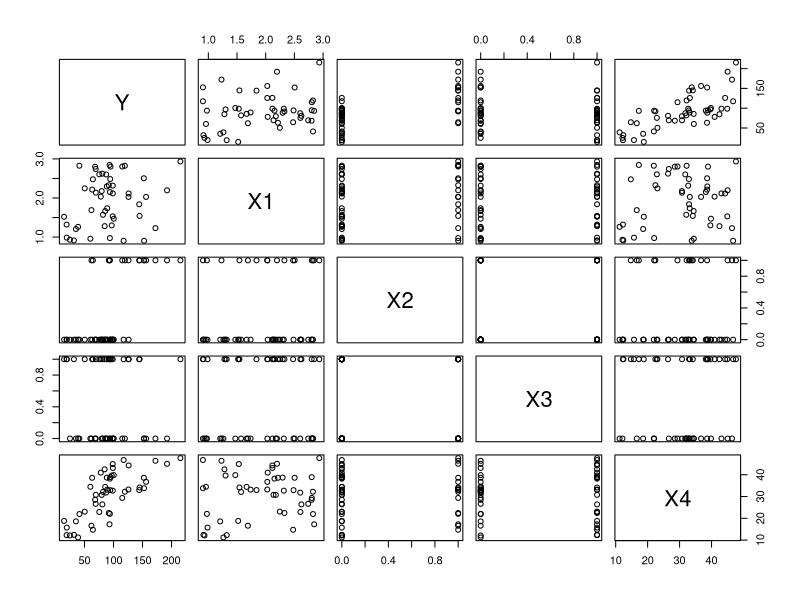
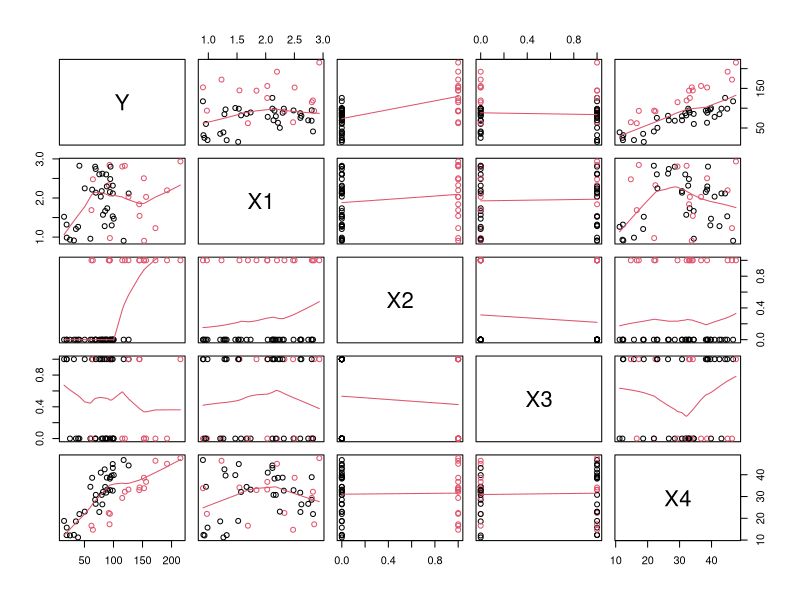
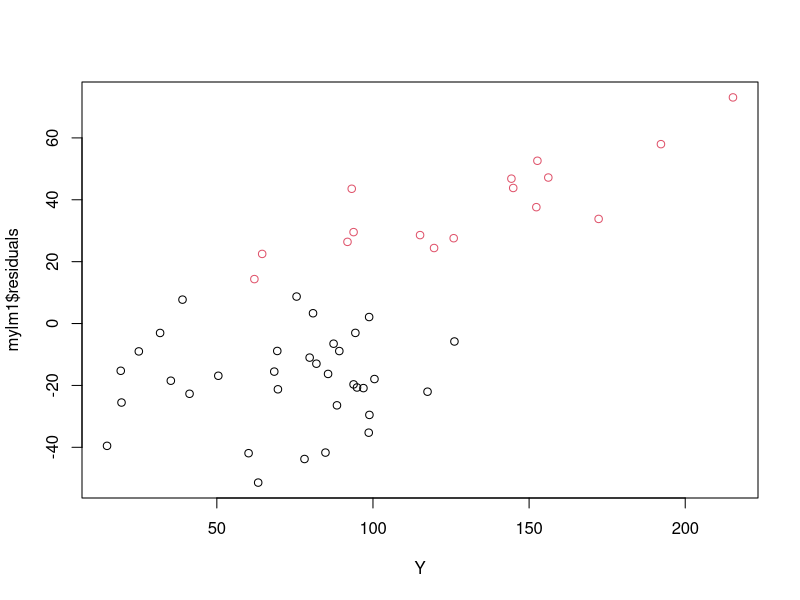
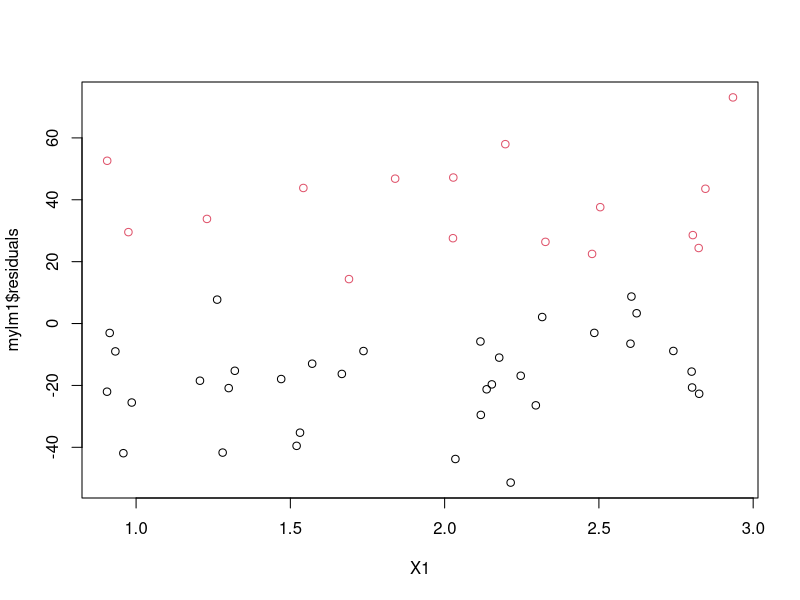
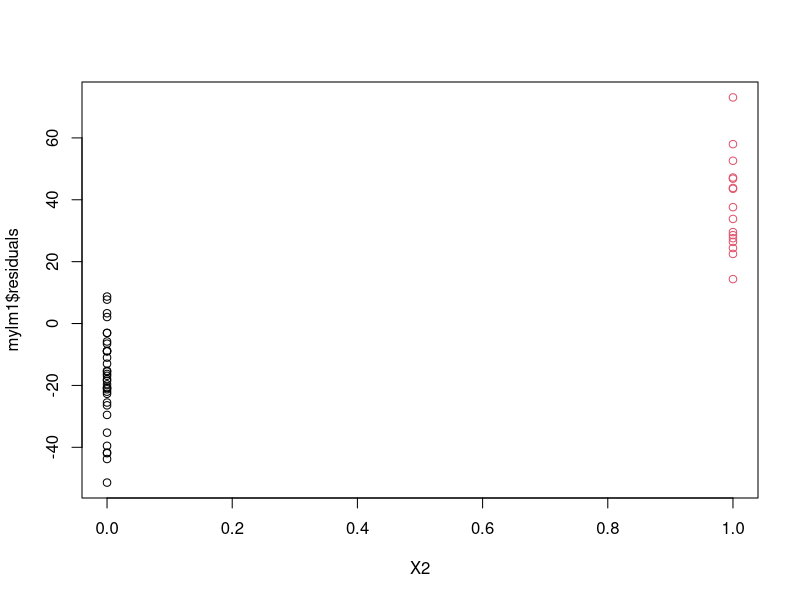
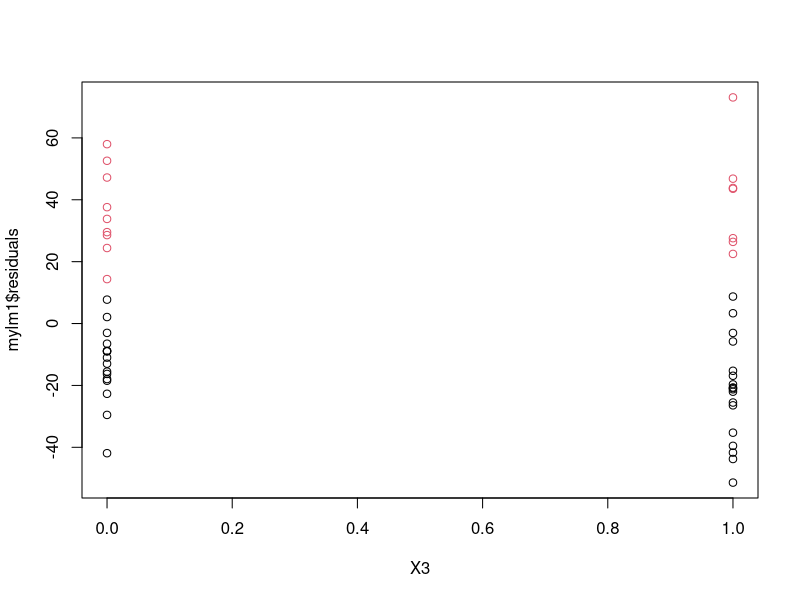
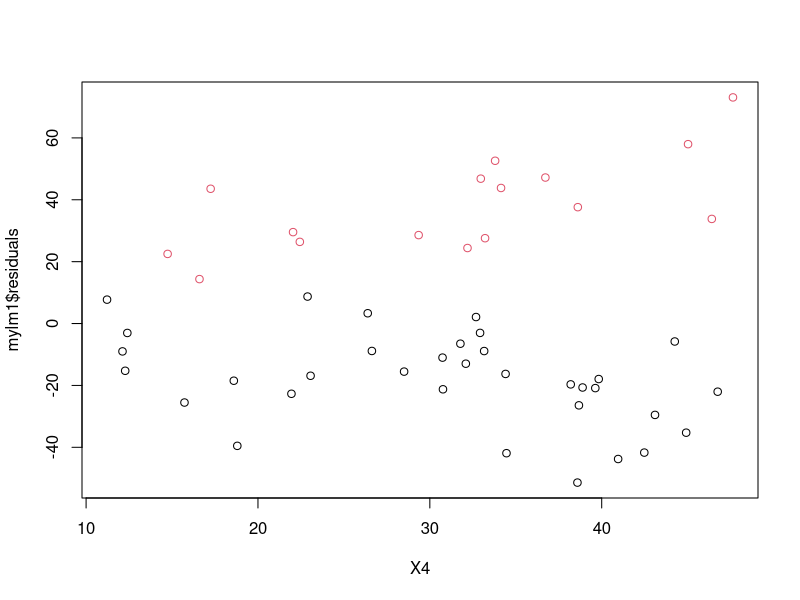
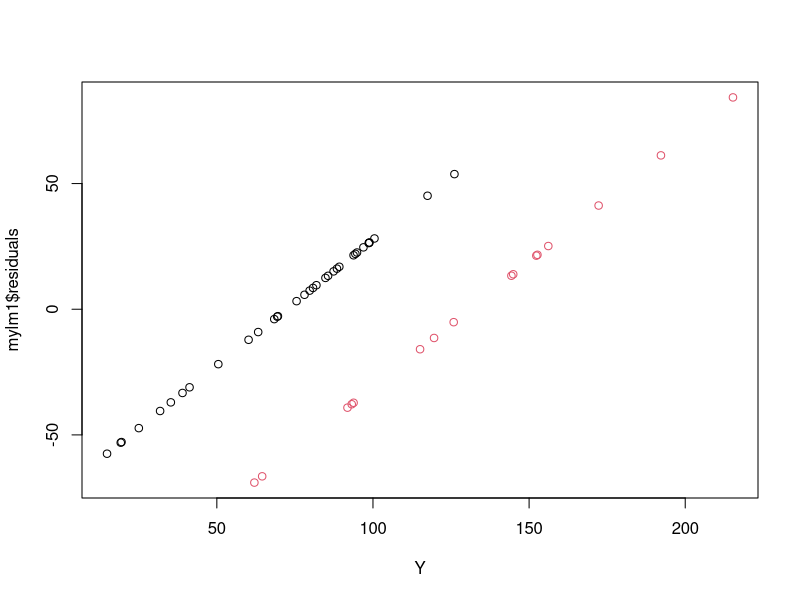

These charts were generated, in order, by the following R code:
## ---- chunk 1
p1Data <- read.csv("p1Data-1.csv", header=TRUE)
p2Data <- read.csv("p2Data-1.csv", header=TRUE)
p3Data <- read.csv("p3Data-1.csv", header=TRUE)
## ---- chunk 2
pairs(p1Data)
pairs(p1Data, panel = panel.smooth, col = as.factor(p1Data$X2))

mylm1 <- lm(Y~X4, data = p1Data)
summary(mylm1)

plot(mylm1$residuals ~ ., data = p1Data, col = as.factor(p1Data$X2))
# this period is like SQL's *. It selects all columns one at a time in this case)

mylm2 <- lm(Y~X4 + X2 + X4:X2, data = p1Data)
summary(mylm2)




mylm1 <- lm(Y~X2, data = p1Data)
summary(mylm1)

plot(mylm1$residuals ~ ., data = p1Data, col = as.factor(p1Data$X2))
# this period is like SQL's *. It selects all columns one at a time in this case)

mylm2 <- lm(Y~X4 + X2, data = p1Data)
summary(mylm2)


# 
pairs(cbind(Res = mylm2$residuals, fit = mylm2$fitted.values, p1Data), panel=panel.smooth, col = as.factor(p1Data$X2))

mylm3 <- lm(Y~X4 + X2 + X3, data = p1Data)
summary(mylm3)
# remember, is a variable is not usless is it's not significant. Usefulness at this point in the model at predicting Y. 


mylm4 <- lm(Y~X4 + X2 + X4:X2, data = p1Data)
summary(mylm4)
# remember, interactions are what let things tilt/ 


mylm5 <- lm(Y~X4 + X4:X2, data = p1Data)
summary(mylm5)


## ---- chunk 3

## ---- chunk 4

